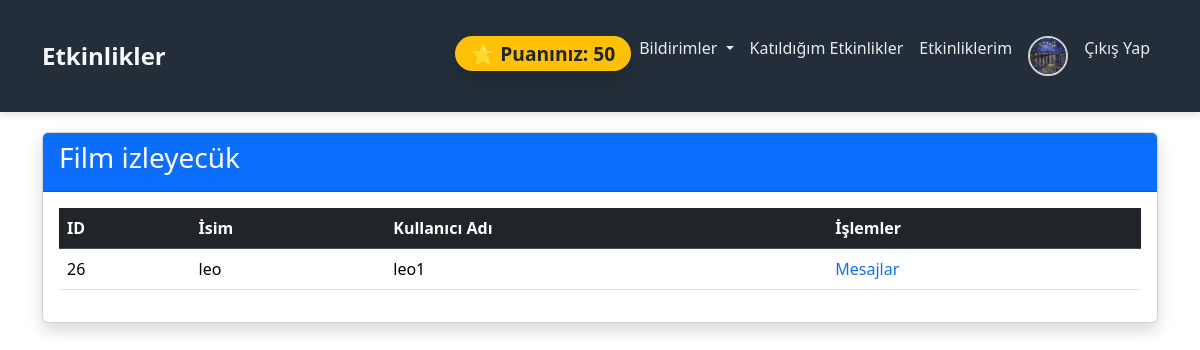
The app's page /event/1/participations (signed in) with its own data.
### users/models.py (models this page shows, shortened)
class User(AbstractUser):
    id = models.AutoField(primary_key=True)
    username = models.CharField(max_length=150,unique=True)
    password = models.CharField(max_length=150)
    name = models.CharField(max_length=150)
    surname = models.CharField(max_length=150)
    birthdate = models.DateField(max_length=150)
    gender = models.CharField(max_length=150)
    email = models.EmailField(max_length=150,unique=True)
    phone_number = models.CharField(max_length=128)
    interests = models.CharField(max_length=150)
    profilepicture=models.ImageField(upload_to='uploads/profile_pictures/', null=True, blank=True)
    verification_code = models.CharField(max_length=6, blank=True, null=True)
    location = models.CharField(max_length=100,default="İstanbul")
    latitude = models.FloatField(blank=True, null=True)  # Enlem
    longitude = models.FloatField(blank=True, null=True)  # Boylam
    is_admin = models.BooleanField(default=False)
    score = models.IntegerField(default=20)
    groups = models.ManyToManyField(
        'auth.Group',
        related_name='user_groups',  # Özel ilişkili ad
        blank=True,
    )
    user_permissions = models.ManyToManyField(
        'auth.Permission',
        related_name='user_permissions',  # Özel ilişkili ad
        blank=True,
    )

class Event(models.Model):
    title = models.CharField(max_length=150)
    description = models.TextField()
    date = models.DateField(default=now)
    start_time = models.TimeField(default=now)
    end_time = models.TimeField(default=now)
    latitude = models.FloatField(blank=True, null=True)  # Enlem
    longitude = models.FloatField(blank=True, null=True)  # Boylam
    category = models.CharField(max_length=100, default="Genel")
    approved = models.BooleanField(default=False)
    created_by = models.ForeignKey(
        User,
        on_delete=models.CASCADE,
        related_name="created_events",
        default=1  # Varsayılan kullanıcı ID'si
    )

class Participation(models.Model):
    user = models.ForeignKey(User, on_delete=models.CASCADE)
    event = models.ForeignKey(Event, on_delete=models.CASCADE)
    participation_date = models.DateTimeField(auto_now_add=True)
    class Meta:
        unique_together = ('user', 'event')

### users/views.py (the view)
# urls.py: path('event/<int:event_id>/participations', views.show_participations, name='participation_list'),
def show_participations(request,event_id):
    event = get_object_or_404(Event, id=event_id)
    participations = Participation.objects.filter(event=event)
    return render(request,'participations_list.html',{'participations':participations ,'event':event})

### users/context_processors.py (called while the page is built)
def notifications_context(request):
    if request.user.is_authenticated:
        notifications = Notification.objects.filter(user=request.user).order_by('-created_at')
        unread_count = notifications.filter(is_read=False).count()
        return {
            'notifications': notifications[:5],  # İlk 5 bildirimi gönder
            'unread_count': unread_count  # Okunmamış bildirim sayısı
        }
    return {'notifications': [], 'unread_count': 0}

### templates/participations_list.html (shortened to what this page needs)
{% extends 'base.html' %}
{% block content %}
<div class="card shadow mb-5">
    <div class="card-header bg-primary text-white">
        <h3>{{ event.title }}</h3>
    </div>
    <div class="card-body">
        <table class="table table-hover">
            <thead class="table-dark">
                <tr>
                    <th>ID</th>
                    <th>İsim</th>
                    <th>Kullanıcı Adı</th>
                    <th>İşlemler</th>
                </tr>
            </thead>
            <tbody>
                {% for participation in participations %}
                    <tr>
                        <td>{{ participation.id }}</td>
                        <td>{{ participation.user.name }}</td>
                        <td>{{ participation.user.username }}</td>
                        <td><a href="{% url 'admin_cancel_Event'  event.id participation.id%}" class="text-decoration-none">Mesajlar</a></td>
                    </tr>
                {% endfor %}
            </tbody>
        </table>
{% endblock %}

### templates/base.html (shortened to what this page needs)
<!DOCTYPE html>
<html lang="en">
<head>
    {% load static %}
    <link rel="stylesheet" href="{% static 'css/styles.css' %}">
    <link href="https://cdn.jsdelivr.net/npm/bootstrap@5.3.3/dist/css/bootstrap.min.css" rel="stylesheet">
</head>
<body>
    <nav class="navbar navbar-expand-lg navbar-dark ">
        <div class="container">
            <a class="navbar-brand" href="/">Etkinlikler</a>
            <div class="collapse navbar-collapse" id="navbarNav">
                <ul class="navbar-nav ms-auto">
                    {% if user.is_authenticated %}
                    <span class="navbar-text ms-3">
                        <span class="badge bg-warning text-dark px-3 py-2 rounded-pill shadow">
                            ⭐ Puanınız: <strong>{{ user.score }}</strong>
                        </span>
                    </span>
                    <li class="nav-item dropdown">
                        <a class="nav-link dropdown-toggle" href="#" id="notificationsDropdown" role="button" data-bs-toggle="dropdown" aria-expanded="false">
                            Bildirimler
                        </a>
                    </li>
                    <li class="nav-item">
                        <a class="nav-link" href="{% url 'attended_events' %}">Katıldığım Etkinlikler</a>
                    </li>
                    <li class="nav-item">
                        <a class="nav-link" href="{% url 'event_list' %}">Etkinliklerim</a>
                    </li>
                    <li class="nav-item">
                        <a class="nav-link" href="{% url 'edit_profile' %}">
                            <img src="{{ user.profilepicture.url }}" alt="Profil Resmi" class="rounded-circle" width="40" height="40">
                        </a>
                    </li>
                    <li class="nav-item">
                        <a class="nav-link" href="{% url 'logout' %}">Çıkış Yap</a>
                    </li>
                    {% endif %}
                </ul>
            </div>
        </div>
    </nav>
<div class="container">
    {% block content %}{% endblock %}
</div>
</body>
</html>

### users/static/css/styles.css (style rules this page uses)
.navbar { background-color: #232e3a; box-shadow: 0px 4px 6px rgba(0, 0, 0, 0.1); }
.navbar .navbar-brand { font-size: 1.5rem; font-weight: bold; color: #f8f9fa; }
.navbar .nav-link { color: #e9ecef; font-weight: 500; transition: color 0.3s ease; }
.navbar-text .badge { font-size: 1.2rem; font-weight: bold; animation: glow 2s infinite alternate; }
.navbar .nav-link img { border: 2px solid #ced4da; transition: border 0.3s ease; }
body { background-color: #3b3b3b; color: #212529; font-family: "Arial", sans-serif; }
.container { padding-top: 20px; padding-bottom: 20px; }
.card { background-color: #ffffff; border: 1px solid #ced4da; border-radius: 10px; box-shadow: 0 2px 4px rgba(0, 0, 0, 0.1); }
.table { border-collapse: collapse; width: 100%; }
.table th { background-color: #6c757d; color: #ffffff; padding: 10px; }
.table td { padding: 10px; border-bottom: 1px solid #dee2e6; }

### records on screen
User: score "50", profilepicture (picture)
Event: title "Film izleyecük"
Participation: id "26", user.name "leo", user.username "leo1"
